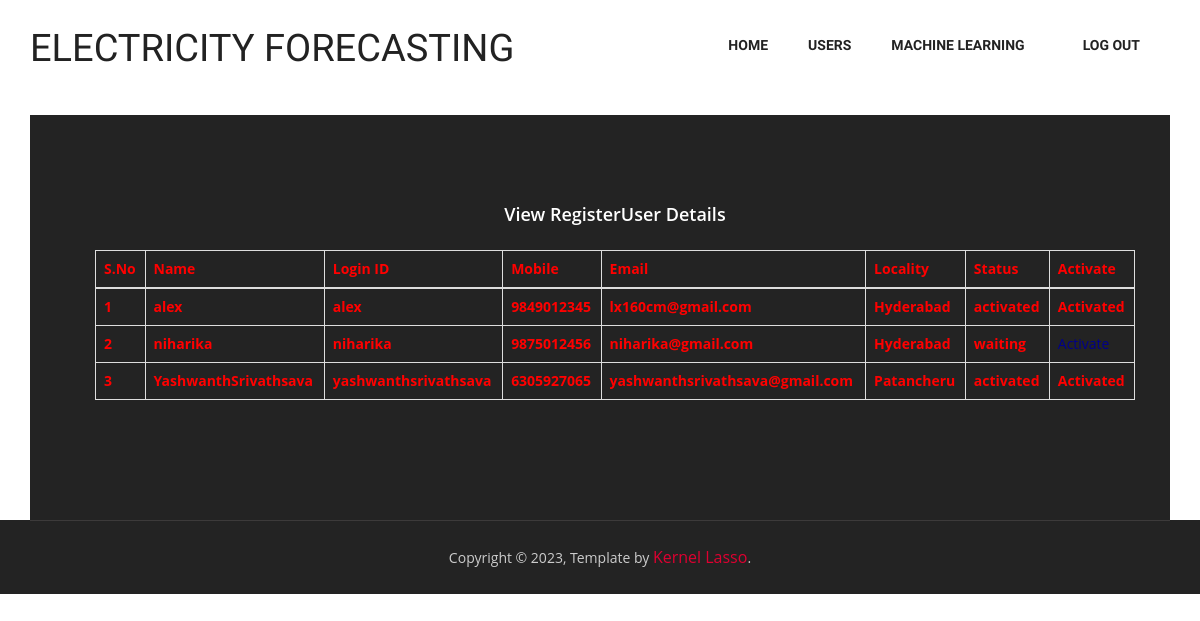
Page /ViewRegisteredUsers/ on the committed database.
### users/models.py (models this page shows, shortened)
class UserRegistrationModel(models.Model):
    name = models.CharField(max_length=100)
    loginid = models.CharField(unique=True, max_length=100)
    password = models.CharField(max_length=100)
    mobile = models.CharField(unique=True, max_length=100)
    email = models.CharField(unique=True, max_length=100)
    locality = models.CharField(max_length=100)
    address = models.CharField(max_length=1000)
    city = models.CharField(max_length=100)
    state = models.CharField(max_length=100)
    status = models.CharField(max_length=100)
    class Meta:
        db_table = 'UserRegistrations'

### admins/views.py (the view)
# urls.py: path("ViewRegisteredUsers/", admins.ViewRegisteredUsers, name="ViewRegisteredUsers"),
def ViewRegisteredUsers(request):
    data = UserRegistrationModel.objects.all()
    return render(request, 'admins/RegisteredUsers.html', {'data': data})

### assets/templates/admins/RegisteredUsers.html
{%extends 'admins/admin_base.html'%}
{%block contents%}
<section id="intro">
    <div class="container intro-text">
        <footer class="footer_wrapper" id="contact">
            <div class="container">
                <section class="page_section contact" id="contact">
                    <p>
                    <h3 align="center" style="color:white;">View RegisterUser Details</h3></p><br>
                    <table class="table table-bordered bg-light text-dark">
                        <thead>
                        <tr style="color:red;font-weight:bold;">
                            <th>S.No</th>
                            <th>Name</th>
                            <th>Login ID</th>
                            <th>Mobile</th>
                            <th>Email</th>
                            <th>Locality</th>
                            <th>Status</th>
                            <th>Activate</th>
                        </tr>
                        </thead>
                        <tbody>
                        {% for i in data %}
                        <tr style="color:red;font-weight:bold;">
                            <td>{{forloop.counter}}</td>
                            <td>{{i.name}}</td>
                            <td>{{i.loginid}}</td>
                            <td>{{i.mobile}}</td>
                            <td>{{i.email}}</td>
                            <td>{{i.locality}}</td>
                            <td>{{i.status}}</td>
                            {% if i.status == 'waiting' %}
                            <td><a class="btn-link" href="/AdminActivaUsers/?uid={{ i.id }}"
                                   style="color:DARKBLUE">Activate</a></td>
                            {% else %}
                            <td> Activated</td>
                            {% endif %}
                        </tr>
                        {% endfor %}
                        </tbody>
                    </table>
                </section>
            </div>
        </footer>
    </div>
</section>
{%endblock%}

### assets/templates/admins/admin_base.html (shortened to what this page needs)
{% load static %}
<!doctype html>
<html>
<head>
    <link href="{%static 'css/bootstrap.min.css'%}" rel="stylesheet" type="text/css">
    <link href="{%static 'css/style.css'%}" rel="stylesheet" type="text/css">
    <link href="{%static 'css/font-awesome.css'%}" rel="stylesheet" type="text/css">
    <link href="{%static 'css/animate.css'%}" rel="stylesheet" type="text/css">
</head>
<body>
<header id="header_wrapper">
    <div class="container">
        <div class="header_box">
            <div class="logo"><a href="#"><h2>Electricity Forecasting</h2></a></div>
            <nav class="navbar navbar-inverse" role="navigation">
                <div id="main-nav" class="collapse navbar-collapse navStyle">
                    <ul class="nav navbar-nav" id="mainNav">
                        <li><a href="{%url 'AdminHome'%}">Home</a></li>
                        <li><a href="{%url 'ViewRegisteredUsers'%}">Users</a></li>
                        <li><a href="{%url 'adminResults'%}">Machine Learning</a></li>
                        <li><a href="{%url 'index'%}">Log out</a></li>
                    </ul>
                </div>
            </nav>
        </div>
    </div>
</header>
{%block contents%}{%endblock%}
<footer class="footer_wrapper" id="contact">
    <div class="container">
        <div class="footer_bottom"><span>Copyright © 2023,    Template by <a
                href="#">Kernel Lasso</a>. </span></div>
    </div>
</footer>
</body>
</html>

### assets/static/css/style.css (style rules this page uses)
ul { list-style: none; }
a, a:hover, a:active { outline: 0px !important; }
body { background: #fff; font-family: 'Open Sans', sans-serif; font-size: 14px; font-weight: normal; color: #888888; margin: 0; }
h2 { font-size: 38px; color: #222222; font-family: 'Raleway', sans-serif; font-weight: normal; margin: 0px 0 25px 0; text-align: center; text-transform: uppercase; }
h3 { font-family: 'Open Sans', sans-serif; font-weight: 600; color: #222222; font-size: 18px; margin: 0 0 5px 0; }
p { line-height: 24px; margin: 0; }
#header_wrapper { background: #ffffff; padding: 20px 0px; }
.header_box { position: relative; }
.logo { float: left; margin-top: 8px; position: relative; z-index: 2; }
.navbar-inverse { background-color: transparent; border-color: transparent; }
.navbar { border: 0px solid #fff; min-height: 40px; margin-bottom: 0px; }
.navbar-inverse .navbar-nav > li > a { color: #222; }
.navStyle { float: right; }
.navStyle ul { list-style: none; padding: 0px; }
.navStyle ul li { display: inline-block; margin: 0 5px; }
.navStyle ul li:first-child { ; }
.navStyle ul li:last-child { margin: 0 0 0 23px; }
.navStyle ul li a { display: block; font-size: 14px; color: #222222; font-family: 'Raleway', sans-serif; text-decoration: none; text-transform: uppercase; font-weight: 600; transition: all 0.2s ease-in-out; -moz-transition: all 0.2s ease-in-out; -webkit-transition: all 0.2s ease-in-out; }
.page_section.contact { padding: 90px 50px 100px; }
.footer_wrapper { background: #232323; }
.footer_bottom { border-top: 1px solid #3C3A3A; padding: 25px 0; }
.footer_bottom span { display: block; font-size: 14px; color: #cccccc; text-align: center; }
.footer_bottom span a { display: inline-block; color: #df0031; font-size: 16px; transition: all 0.3s ease-in-out; -moz-transition: all 0.3s ease-in-out; -webkit-transition: all 0.3s ease-in-out; }

### rows in the picture
UserRegistrationModel: name "alex", loginid "alex", mobile "9849012345", email "lx160cm@gmail.com", locality "Hyderabad", status "activated", shows "Activated"
UserRegistrationModel: name "niharika", loginid "niharika", mobile "9875012456", email "niharika@gmail.com", locality "Hyderabad", status "waiting"
UserRegistrationModel: name "YashwanthSrivathsava", loginid "yashwanthsrivathsava", mobile "6305927065", email "yashwanthsrivathsava@gmail.com", locality "Patancheru", status "activated", shows "Activated"
